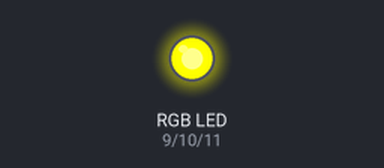
The sketch below on a simulated Arduino Uno, built with avr-gcc and run on an emulated ATmega328P. Shown: an RGB LED mixed from three pins (HIGH = lit).

Above: at 12.8 s.
At 25.61 s:
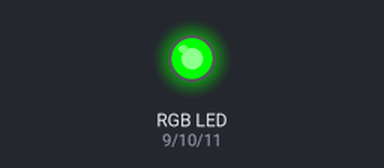
At 38.42 s:
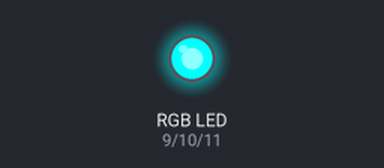
Timing chart, 0 to 40.0 s (numbered marks = the images above):
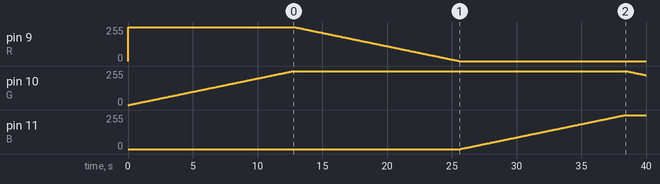

Measured:
- by itself, pin 10 (G): rises from 0/255 to 255/255 in 12.7 s, then falls to 224/255 in 27.2 s
- by itself, pin 11 (B): moves from 0/255 to 255/255 over 12.7 s

The sketch:

ArduinoRGB_Example.ino
```cpp
int R = 9;
int G = 10;
int B = 11;
int fade_delay = 50;

void setup() {
  pinMode(R, OUTPUT);
  pinMode(G, OUTPUT);
  pinMode(B, OUTPUT);
}

void led_rgb(int r, int g, int b) {
  analogWrite(R, r);
  analogWrite(G, g);
  analogWrite(B, b);
}

void loop() {
  for(int i = 0; i <= 255; i++) {
    led_rgb(255, i, 0);
    delay(fade_delay);
  }
  for(int i = 255; i >= 0; i--) {
    led_rgb(i, 255, 0);
    delay(fade_delay);
  }
  for(int i = 0; i <= 255; i++) {
    led_rgb(0, 255, i);
    delay(fade_delay);
  }
  for(int i = 255; i >= 0; i--) {
    led_rgb(0, i, 255);
    delay(fade_delay);
  }
  for(int i = 0; i <= 255; i++) {
    led_rgb(i, 0, 255);
    delay(fade_delay);
  }
  for(int i = 255; i >= 0; i--) {
    led_rgb(255, 0, i);
    delay(fade_delay);
  }
}
```
